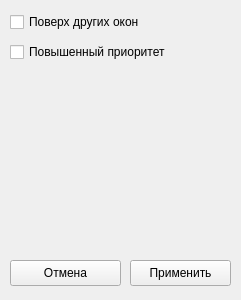
<?xml version="1.0" encoding="UTF-8"?>
<ui version="4.0">
 <class>Settings</class>
 <widget class="QWidget" name="Settings">
  <property name="geometry">
   <rect>
    <x>0</x>
    <y>0</y>
    <width>241</width>
    <height>300</height>
   </rect>
  </property>
  <property name="minimumSize">
   <size>
    <width>241</width>
    <height>300</height>
   </size>
  </property>
  <property name="maximumSize">
   <size>
    <width>241</width>
    <height>300</height>
   </size>
  </property>
  <property name="windowTitle">
   <string>Form</string>
  </property>
  <widget class="QCheckBox" name="topHintBox">
   <property name="geometry">
    <rect>
     <x>10</x>
     <y>10</y>
     <width>221</width>
     <height>24</height>
    </rect>
   </property>
   <property name="text">
    <string>Поверх других окон</string>
   </property>
  </widget>
  <widget class="QPushButton" name="acceptButton">
   <property name="geometry">
    <rect>
     <x>130</x>
     <y>260</y>
     <width>101</width>
     <height>26</height>
    </rect>
   </property>
   <property name="text">
    <string>Применить</string>
   </property>
  </widget>
  <widget class="QPushButton" name="discardButton">
   <property name="geometry">
    <rect>
     <x>10</x>
     <y>260</y>
     <width>111</width>
     <height>26</height>
    </rect>
   </property>
   <property name="text">
    <string>Отмена</string>
   </property>
  </widget>
  <widget class="QCheckBox" name="highPriorityBox">
   <property name="geometry">
    <rect>
     <x>10</x>
     <y>40</y>
     <width>221</width>
     <height>24</height>
    </rect>
   </property>
   <property name="text">
    <string>Повышенный приоритет</string>
   </property>
  </widget>
 </widget>
 <resources/>
 <connections/>
</ui>
